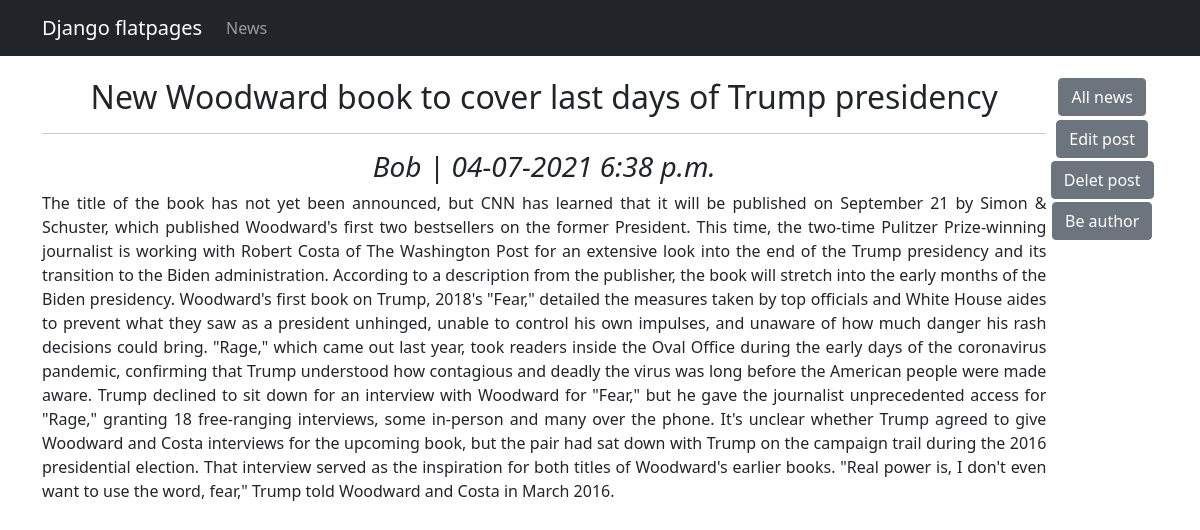
/news/111, run on the app's committed database.
### backend/models.py (models this page shows, shortened)
class Post(models.Model):
    author = models.ForeignKey(Author, on_delete = models.CASCADE)
    my_post_type = [('article', 'article'), ('news', 'news')]
    post_type = models.CharField(max_length = 7, choices = my_post_type)
    create_data = models.DateTimeField(auto_now_add = True)
    title = models.CharField(max_length = 255)
    content = models.TextField()
    rating = models.IntegerField(default = 0)
    category = models.ManyToManyField(Category, through = 'PostCategory')

class Author(models.Model):
    user = models.OneToOneField(User, on_delete = models.CASCADE)
    rating = models.IntegerField(default = 0)
    subscribed_category = models.ManyToManyField(Category, through = 'AuthorCategory')
    def __str__(self):
        return f'{self.user.username}'

### backend/views.py (the view)
# urls.py: path('<int:pk>', PostDetail.as_view()),
class PostDetail(DetailView):
    model = Post
    template_name = 'new.html'
    context_object_name = 'post'
    def get_context_data(self, **kwargs):
        context = super().get_context_data(**kwargs)
        context['is_not_author'] = not self.request.user.groups.filter(name = 'authors').exists()
        return context

### backend/templatetags/custom_filters.py (called while the page is built)
@register.filter(name='censor')
def censor(value):
    words_list = value.split()
    for index, word in enumerate(words_list):
        if word.lower() in obscene_words:
            words_list[index] = "<...>"
    return " ".join(words_list)

### templates/new.html (shortened to what this page needs)
{% extends 'base.html' %}
{% load custom_filters %}
{% block content %}
    <div style="display: flex">
        <div style="flex-basis: 90%">
            <h2>{{ post.title|censor }}</h2>
            <hr>
            <h3><i>{{ post.author }} | {{ post.create_data|date:"d-m-Y P" }}</i></h3>
            <p style="text-align: justify">{{ post.content|censor }}</p>
        </div>
        <div style="flex-basis: 10%">
            <a href="/.." class="btn btn-secondary" style="margin-bottom: 3%">All news</a>
            <a href="{{ request.get_full_path }}/edit" class="btn btn-secondary" style="margin-bottom: 3%">Edit post</a>
            <a href="{{ request.get_full_path }}/delet" class="btn btn-secondary" style="margin-bottom: 3%">Delet post</a>
            {% if is_not_author %}
                <a href="/news/upgrade/" class="btn btn-secondary">Be author</a>
            {% endif %}
        </div>
    </div>
{% endblock content %}

### data on the page
Post: title|censor "New Woodward book to cover last days of Trump presidency", author "Bob", create_data "04-07-2021 6:38 p.m.", content|censor "The title of the book has not yet been announced, but CNN has learned that it will be published on September 21 by Simon & Schuster, which published Woodward's first two bestsellers on the former President. This time, the two-time Pulitzer Prize-winning journalist is working with Robert Costa of The Washington Post for an extensive look into the end of the Trump presidency and its transition to the Biden administration. According to a description from the publisher, the book will stretch into the early months of the Biden presidency. Woodward's first book on Trump, 2018's \"Fear,\" detailed the measures taken by top officials and White House aides to prevent what they saw as a president…"
